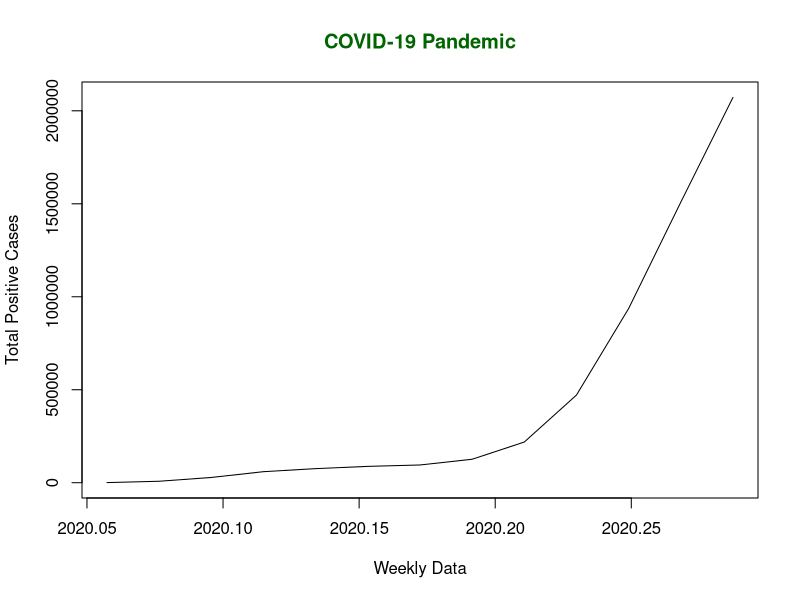

This figure's R source:
x <- c(580, 7813, 28266, 59287, 75700,
       87820, 95314, 126214, 218843, 471497,
       936851, 1508725, 2072113)
library(lubridate)  #a package that makes us easier to work with dates and time
mts <- ts(x, start = decimal_date(ymd("2020-01-22")),
          frequency = 365.25 / 7)
plot(mts, xlab ="Weekly Data",
     ylab ="Total Positive Cases",
     main ="COVID-19 Pandemic",
     col.main ="darkgreen")

